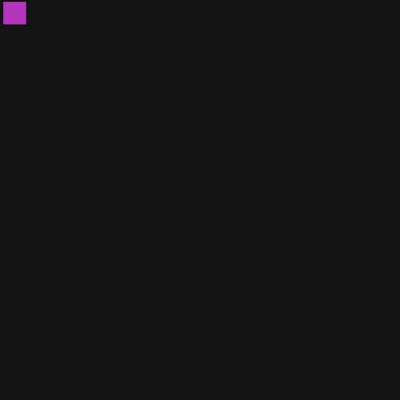
Frame 1 (no input)
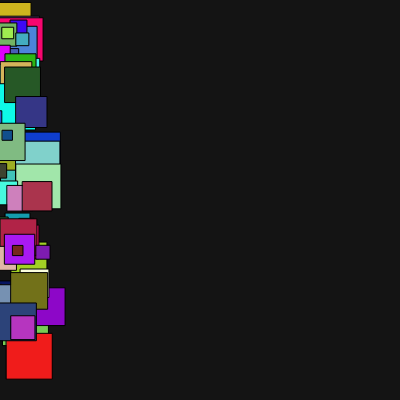
Frame 60 (no input)
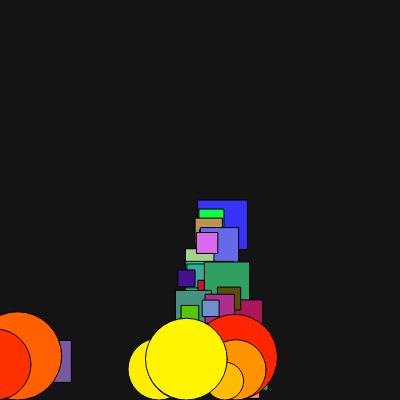
Frame 120 (the mouse pressed at the canvas centre since frame 60)

The p5.js sketch that drew these frames (run headless with seeded random() and noise() and a simulated clock; from frame 60 on, the mouse is pressed at the canvas centre):

// p5.js sketch
// ── sketch.js
let balls = [];
//how many balls do we want?
let numberOfBalls = 1000;

function setup() {
  createCanvas(400, 400);
}
function draw() {
  background(20);

  if (balls.length < numberOfBalls) {
    let x = mouseX;
    let y = mouseY;
    let c = color(random(255), random(255), random(255));
    let r = random(10, 50);
    balls.push(new Ball(x, y, c, r));
  }

  for (let i = balls.length - 1; i >= 0; i--) {
    let ball = balls[i];
    ball.move();
    ball.fall();
    ball.explode();
    if (ball.r >= 100) {
      balls.splice(i, 1);
    } else {
      ball.show();
    }
  }
}
//we can create new balls here
class Ball {
  // this constructor is what is called whenever we create a new instance of this class
  constructor(x, y, c, r) {
    this.x = x;
    this.y = y;
    this.color = c;
    this.r = r;
    this.ReachedBottom = false;
  }

  //methods - the things it can do
  move() {
    this.x += random(-5, 5);
    if (this.y + this.r < height) {
      this.y += random(-5, 5);
    }
  }
  fall() {
    if (this.y + this.r < height) {
      this.y += random(1, 10);
    }
  }

  explode() {
    if (this.y + this.r >= height) {
      if (!this.ReachedBottom) {
        this.fireColor();
        this.ReachedBottom = true;
      }
      this.r += random(5, 20);
      this.y = height - this.r;
    }
  }
  fireColor() {
    this.color = color(255, random(256), 0);
  }
  show() {
    fill(this.color);
    if (this.ReachedBottom) {
      circle(this.x, this.y + this.r / 2, this.r);
    } else {
      rect(this.x, this.y, this.r);
    }
  }
}
